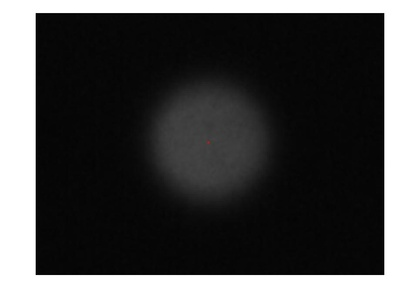
%> input picture 123/6.jpg, 420 x 299 px, shrunk from 965 x 686 before the run, given in place of 1.bmp, which was not available
$ octave xblueuftp.m   (GNU Octave 9; MATLAB toolbox functions it lacks are replaced by stand-ins)
%> lines starting %> are read from the running program, lines starting %| are printed output that depends on the picture; in (x1, y1, x2, y2) boxes, pixels count from 0 and x2, y2 are one past the last pixel; in counts of white or black regions, pixels touching at a corner belong together; the program's own positions count from 1; pictures that were not available may be replaced by others from this repository, and a replacement may not be noted
clc
clear
%%%%%%%%蓝光cuftp，单光栅加白
a=imread('G:\925\新建文件夹 (13)\1.bmp');
%> a is the input picture: size 299x420x3 uint8; mean R, G, B 79.1, 79.1, 79.1
a=im2double(a);
%> a: size 299x420x3 double
b=imread('G:\925\新建文件夹 (13)\7.bmp');
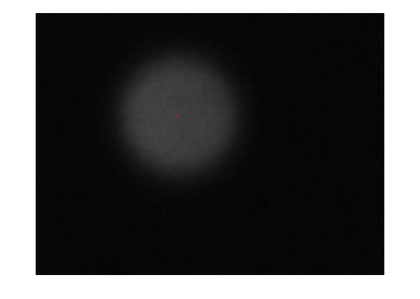
%> input picture 123/5.jpg, 420 x 299 px, shrunk from 965 x 686 before the run, given in place of 7.bmp, which was not available
%> b is the input picture: size 299x420x3 uint8; mean R, G, B 79, 79, 79
b=im2double(b);
%> b: size 299x420x3 double
comp1=0.1;
bdt=3;
comp=1.0;
b1=b(:,:,bdt);
fr=a(:,:,1);
fg=a(:,:,2);
fb=a(:,:,3);

% imshow(fr);
% figure,imshow(fg);
% figure,imshow(fb);
% figure,imshow(a);

br=b(:,:,1)./comp;
bg=b(:,:,2)./comp;
bb=b(:,:,3)./comp;
[m,n]=size(fr);
%> m = 299; n = 420
uf1=zeros(m,n);
uf2=zeros(m,n);
uf3=zeros(m,n);

mask1=ones(m,n);
mask2=ones(m,n);
mask3=ones(m,n);

for i=1:m
    for j=1:n
        if bb(i,j)>=1
            mask3(i,j)=0;
        end
        if bg(i,j)>=1
            mask2(i,j)=0;
        end
    end
end
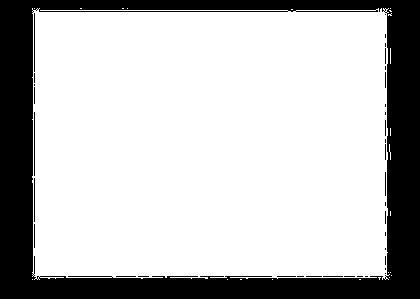
%> mask2: size 299x420 double; values 0 (black) and 1 (white), 74.8% white; 36 black regions (28 under 20 px), largest, box (x1, y1, x2, y2) and area: (0, 0, 420, 299) 31126, (34, 112, 35, 176) 64, (34, 13, 35, 72) 59

for i=1:m
    for j=1:n
        if mask2(i,j)==1&&mask3(i,j)==1
            mask2(i,j)=0;
        end
    end
end
%> mask2: size 299x420 double; every value is 0

for i=1:m
    for j=1:n
        if mask3(i,j)==1||mask2(i,j)==1
            mask1(i,j)=0;
        end
    end
end
%
for i=1:m
    for j=1:n
        uf1(i,j)=(2*fr(i,j)-br(i,j))/(br(i,j)+eps);
    end
end
for i=1:m
    for j=1:n
        if uf1(i,j)>1||uf1(i,j)<-1
            uf1(i,j)=0;
        end
    end
end
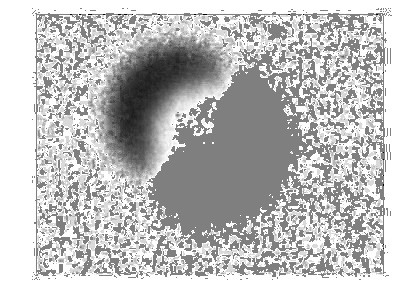
%> uf1: size 299x420 double; min -1, max 1, mean 0.534; drawn with min black and max white

for i=1:m
    for j=1:n
        uf2(i,j)=(2*fg(i,j)-bg(i,j))/(bg(i,j)+eps);
    end
end
for i=1:m
    for j=1:n
        if uf2(i,j)>1||uf2(i,j)<-1
            uf2(i,j)=0;
        end
    end
end

for i=1:m
    for j=1:n
        uf3(i,j)=(2*fb(i,j)-bb(i,j))/(bb(i,j)+eps);
    end
end
for i=1:m
    for j=1:n
        if uf3(i,j)>1||uf3(i,j)<-1
            uf3(i,j)=0;
        end
    end
end


uf3=uf3+comp1;
uf1=uf1.*mask1;
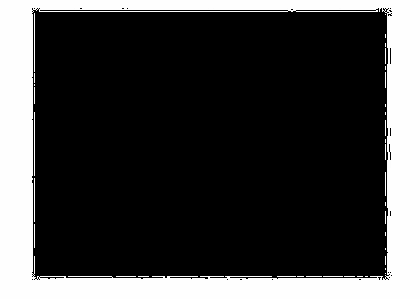
%> uf1: size 299x420 double; min 0, max 1, mean 0.252
uf2=uf2.*mask2;
%> uf2: size 299x420 double; every value is 0
uf3=uf3.*mask3;
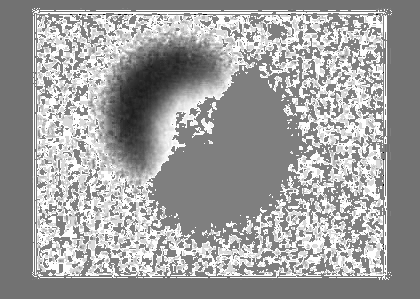
%> uf3: size 299x420 double; min -0.9, max 1.1, mean 0.358; drawn with min black and max white
uff=uf1+uf2+uf3;
I1=uff;

% figure,imshow(mat2gray(br));
% figure,imshow(mat2gray(bg));
% figure,imshow(mat2gray(bb));

% figure,imshow(mat2gray(mask1));
% figure,imshow(mat2gray(mask2));
% figure,imshow(mat2gray(mask3));

% figure,imshow(mat2gray(fr));
% figure,imshow(mat2gray(fg));
% figure,imshow(mat2gray(fb));

% figure,imshow(mat2gray(uf1));
% figure,imshow(mat2gray(uf2));
% figure,imshow(mat2gray(uf3));
% % figure,imshow(mat2gray(I1));
% figure,imshow(mat2gray(uff));
%%%%%%%%%%%%%%%%%%%%%%%%%%%%%%%%%%%%%%%%%%%%%%%%%%%%%%%%%
%> (the run ends here)
